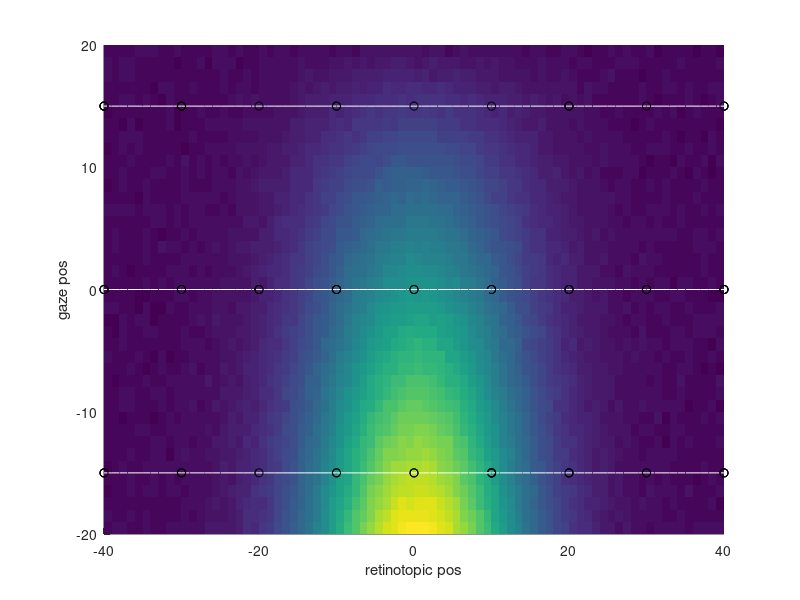
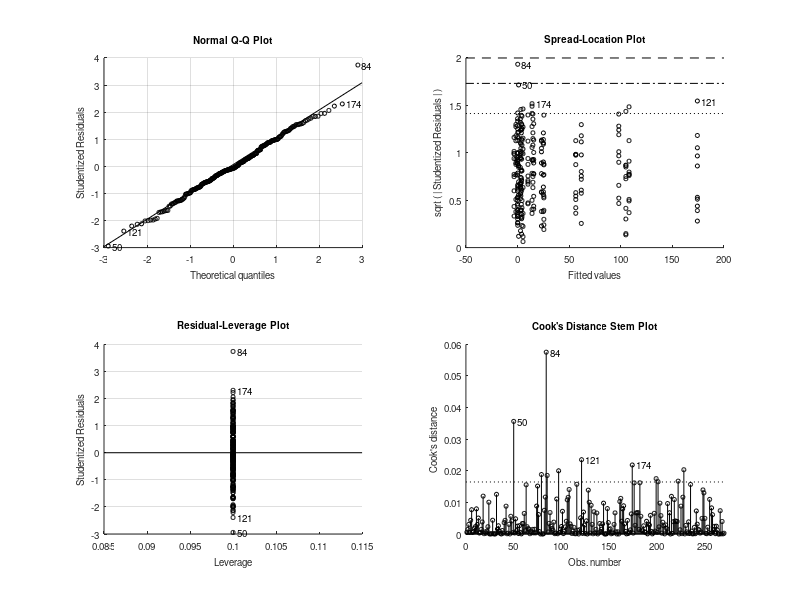

These figures' MATLAB source, in order:
function testsim_gain_field(modulation_type)

if nargin < 1,
	modulation_type = 'linear_gain';
end
	
% see also testsim_lip_activity_profile

Noise		= 5;	% Firing rate noise
n_trials_per_cond = 10;

% retinotopic Gaussian RF

Center		= 0;	% deg
Amplitude	= 20;	%spikes/s
Sigma		= 10;	% tuning width 
retpos		= [-40:40]; % retinotopic position
R		= 1/(sqrt(2*pi)*Sigma)*exp(-(retpos - Center).^2/(2*Sigma^2));
R		= R/max(R)*Amplitude;

target_positions = retpos(1):10:retpos(end);

gaze_positions = [-15 0 15];
gazepos		= -20:20; % gaze position
		
switch modulation_type % eye position modulation type
	
	case 'linear_gain' % 

		% E = interp1([gazepos(1) gazepos(end)],[-10 10],gazepos); % Gaze effect: leads to "loss" of main target effect
		% E = interp1([gazepos(1) 0 gazepos(end)],[10 0 10],gazepos); % Gaze effect: bidirectinal increase from center
		E = interp1([gazepos(1) gazepos(end)],[10 0],gazepos); % Gaze effect: standard monotonic unidirectional 
		
		
		for k = 1:n_trials_per_cond
			FR(:,:,k) = E'*R + Noise*randn(length(gazepos),length(retpos)); % one trial
		end

		
	case 'linear_addition'
		
		E = interp1([gazepos(1) gazepos(end)],[10 0],gazepos); % Gaze effect
		
		for k = 1:n_trials_per_cond
			FR(:,:,k) = 1*ones(size(gazepos))'*R + 1*E'*ones(size(retpos)) + Noise*randn(length(gazepos),length(retpos)); % one trial
		end
end


FRmean = mean(FR,3);

% Plotting
figure;
surface(retpos,gazepos,FRmean); shading flat; hold on;
plot3(retpos,gaze_positions(1)*ones(size(retpos)),FRmean(gazepos == gaze_positions(1),:),'Color',[1 1 1]);
plot3(retpos,gaze_positions(2)*ones(size(retpos)),FRmean(gazepos == gaze_positions(2),:),'Color',[1 1 1]);
plot3(retpos,gaze_positions(3)*ones(size(retpos)),FRmean(gazepos == gaze_positions(3),:),'Color',[1 1 1]);
xlabel('retinotopic pos');
ylabel('gaze pos');
FRtarget4ANOVA = [];
target_pos = [];
gaze_pos = [];

for k = 1:1:n_trials_per_cond,
	for t=1:length(target_positions),
		retpos_idx = find(retpos == target_positions(t));
		for g = 1:length(gaze_positions)
			gazepos_idx = find(gazepos == gaze_positions(g));
			FRtarget(t,g,k) = FR(gazepos_idx,retpos_idx,k);
			plot3(retpos(retpos_idx),gazepos(gazepos_idx),FRtarget(t,g,k),'o','Color',[0 0 0]);
			
			% FOR ANOVA
			FRtarget4ANOVA	= [FRtarget4ANOVA; FRtarget(t,g,k)];
			target_pos	= [target_pos; t];
			gaze_pos	= [gaze_pos; g];
			
		end
	end
end

% ANOVA

[p,table,stats,terms] = anovan(FRtarget4ANOVA,[target_pos gaze_pos],'model','full','varnames',{'target' 'gaze'});
% c = multcompare(stats)

if 0
	
% Different ANOVA variants
% 3 gaze positions, 2 targets, 10 trials

Noise			= 1;	% Firing rate noise
n_trials_per_cond	= 10;

% variant 1: no main effects, only interaction
FRtarget4ANOVA = repmat(reshape([	10 0
					0 10
					5 5],6,1),n_trials_per_cond,1) + Noise*randn(3*2*10,1);			
target_pos	= repmat([1;1;1;2;2;2],n_trials_per_cond,1);
gaze_pos	= repmat([1;2;3;1;2;3],n_trials_per_cond,1);
[p,table,stats,terms] = anovan(FRtarget4ANOVA,[target_pos gaze_pos],'model','full','varnames',{'target' 'gaze'});

% variant 2: no main effects, only interaction
FRtarget4ANOVA = repmat(reshape([	0 10
					5 5
					10 0],6,1),n_trials_per_cond,1) + Noise*randn(3*2*10,1);			
target_pos	= repmat([1;1;1;2;2;2],n_trials_per_cond,1);
gaze_pos	= repmat([1;2;3;1;2;3],n_trials_per_cond,1);
[p,table,stats,terms] = anovan(FRtarget4ANOVA,[target_pos gaze_pos],'model','full','varnames',{'target' 'gaze'});

end
